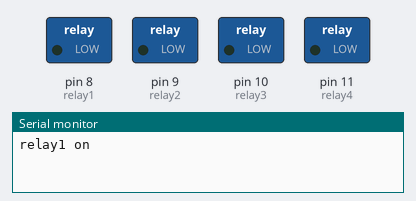
This sketch was run on a simulated Arduino Uno, built with avr-gcc and run on an emulated ATmega328P. Shown: switched loads named in the sketch (green lamp = pin HIGH), the last lines printed to the serial monitor.

Above: at 0.1 s.
At 5.1 s:
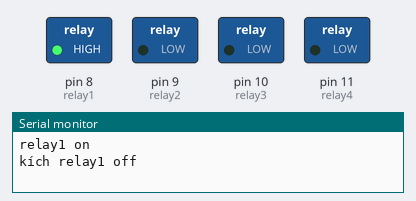
At 29.1 s:
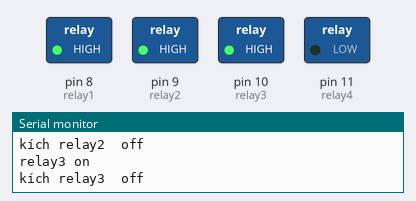
At 60.1 s:
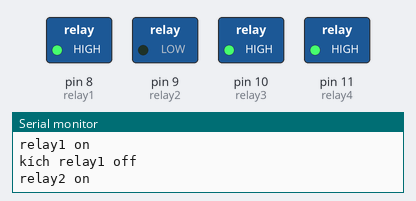
At 96.1 s:
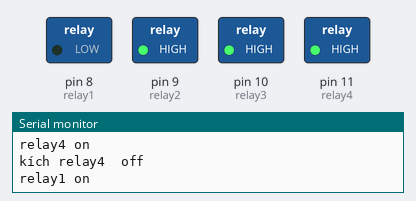
At 125.1 s:
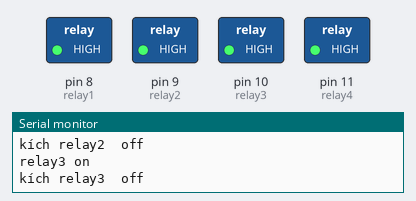
Timing chart, 0 to 126.6 s (numbered marks = the images above):
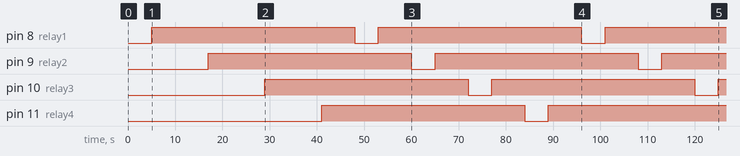

Measured:
- by itself, pin 8 (relay1), pin 9 (relay2), pin 10 (relay3): alternates HIGH for 43.0 s and LOW for 5.0 s
- by itself, pin 11 (relay4): LOW → HIGH at 41.0 s, → LOW 43.0 s later, → HIGH 5.0 s later

The sketch:

module_4_relay.ino
```cpp
/*
 * đây là code kích  hoặc kích on relay
 * có relay kích âm và kích dương !!!
 * => loại relay mình sử dụng ở đây là relay kích âm
 *    SƠ ĐỒ NỐI DÂY (MẪU)
 *    MODULE 4 RELAY             ARDUINO
 *          VCC                     5V
 *          GND                     GND
 *          IN1                     8
 *          IN2                     9
 *          IN3                     10
 *          IN4                     11
 *          chúc các bạn thành công !!!
 */

#define relay1 8               // định nghĩa relay1 chân số 8 của arduino
#define relay2 9
#define relay3 10
#define relay4 11

void setup() {
  Serial.begin(9600);           // bật cổng serial của arduino với tốc độ bauld 9600
  pinMode(relay1,OUTPUT);       // chỉ định relay1 là tín hiệu ngỏ ra
  pinMode(relay2,OUTPUT);
  pinMode(relay3,OUTPUT);
  pinMode(relay4,OUTPUT);
}

void loop() {

  Serial.println("relay1 on  ");                    // hiện ra màn hình serial của arduino và xuống dòng
  digitalWrite(relay1,LOW);                         // thực hiện kích relay1 mức cao (relay kích âm)
  delay(5000);                                      // chờ 5000ms = 5s
  Serial.println("kích relay1 off   ");             // hiện ra màn hình serial của arduino và xuống dòng
  digitalWrite(relay1,HIGH);                        // thực hiện lệnh kích mức thấp cho relay1 (relay kích âm)
  delay(7000);


  Serial.println("relay2 on  ");
  digitalWrite(relay2,LOW);
  delay(5000);
  Serial.println("kích relay2  off   ");
  digitalWrite(relay2,HIGH);
  delay(7000);


  Serial.println("relay3 on  ");
  digitalWrite(relay3,LOW);
  delay(5000);
  Serial.println("kích relay3  off   ");
  digitalWrite(relay3,HIGH);
  delay(7000);


  Serial.println("relay4 on  ");
  digitalWrite(relay4,LOW);
  delay(5000);
  Serial.println("kích relay4  off   ");
  digitalWrite(relay4,HIGH);
  delay(7000);
}
```
